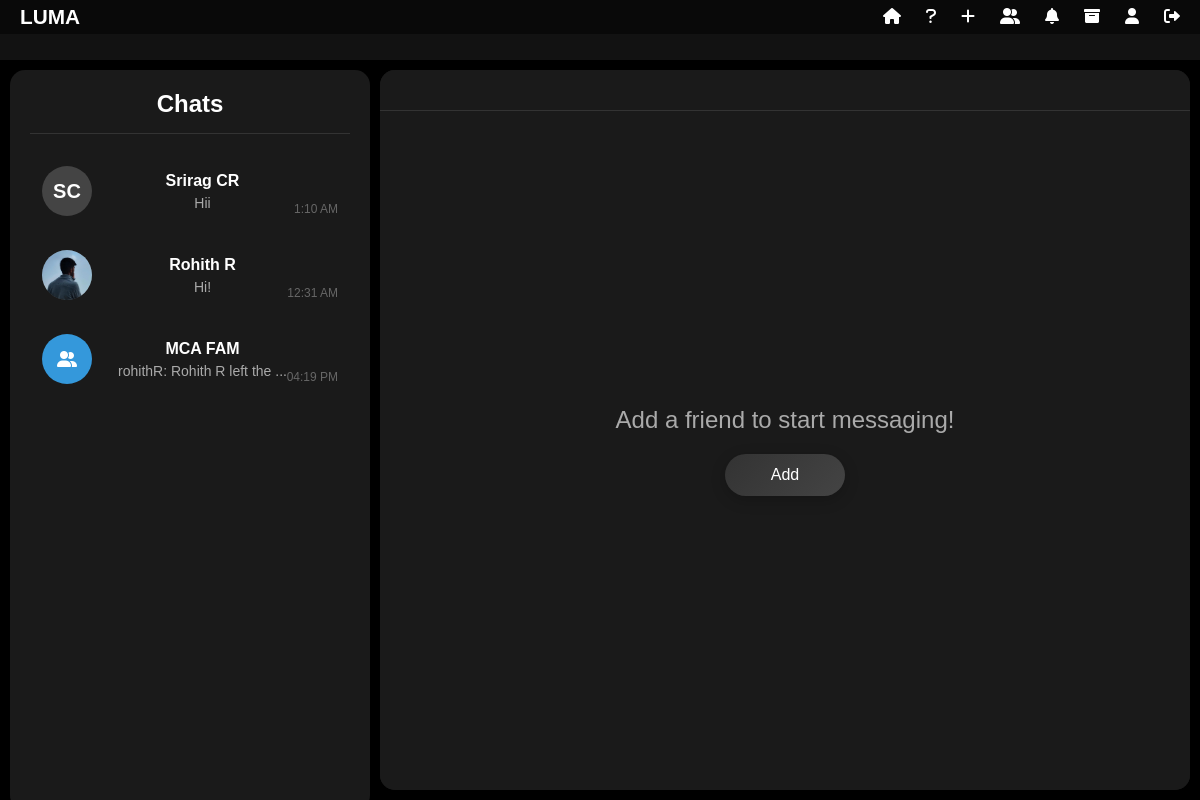
/chats/ (signed in), run on an earlier commit of the app's database.
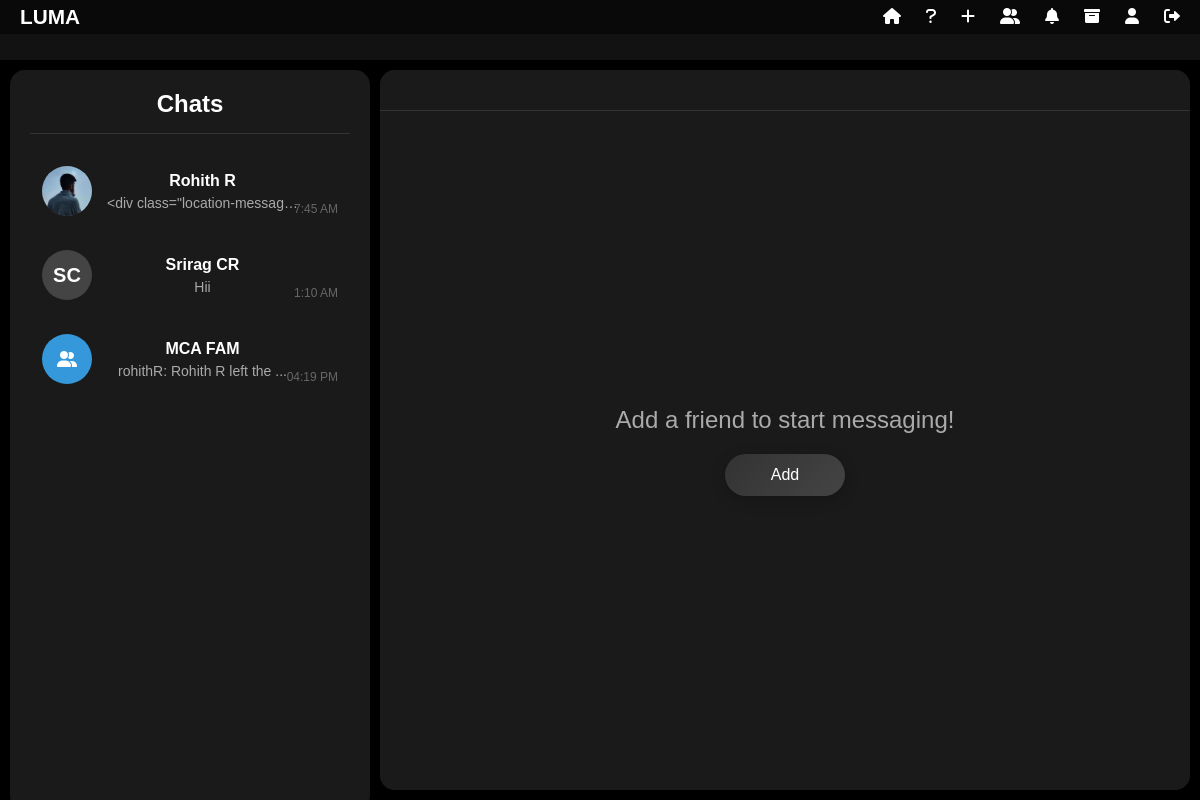
And on a later commit of the database.
### chat/models.py (models this page shows, shortened)
class Chat(models.Model):
    sender = models.ForeignKey(User, related_name='sender_chats', on_delete=models.CASCADE)
    recipient = models.ForeignKey(User, related_name='recipient_chats', on_delete=models.CASCADE)
    created_at = models.DateTimeField(auto_now_add=True)
    updated_at = models.DateTimeField(auto_now=True)
    archived_by = models.ManyToManyField(User, related_name='archived_chats', blank=True)
    class Meta:
        db_table = 'chat_chat'

class User(AbstractBaseUser):
    first_name = models.CharField(max_length=30)
    last_name = models.CharField(max_length=30)
    username = models.CharField(max_length=30, unique=True)
    email = models.EmailField(unique=True)
    profile_picture = models.ImageField(upload_to='profile_pics', blank=True, null=True)  # Removed trailing slash
    created_at = models.DateTimeField(auto_now_add=True)
    is_active = models.BooleanField(default=True)
    is_admin = models.BooleanField(default=False)
    is_banned = models.BooleanField(default=False)
    ban_expiry = models.DateTimeField(null=True, blank=True)
    ban_reason = models.TextField(blank=True, null=True)
    objects = UserManager()
    USERNAME_FIELD = 'username'
    REQUIRED_FIELDS = ['email', 'first_name', 'last_name']
    class Meta:
        db_table = 'chat_user'
    def is_currently_banned(self):
        if not self.is_banned:
            return False
        if self.ban_expiry and timezone.now() > self.ban_expiry:
            self.unban_user()
            return False
        return True

class Message(models.Model):
    chat = models.ForeignKey(Chat, related_name='messages', on_delete=models.CASCADE)
    sender = models.ForeignKey(User, on_delete=models.CASCADE)
    content = models.TextField()
    sent_at = models.DateTimeField(auto_now_add=True)
    read_by = models.ManyToManyField(User, related_name='read_messages', blank=True)
    deleted_for = models.ManyToManyField(User, related_name='deleted_messages', blank=True)
    deleted_for_everyone = models.BooleanField(default=False)
    attachment = models.FileField(upload_to='chat_attachments', null=True, blank=True)  # Removed trailing slash
    attachment_type = models.CharField(max_length=50, null=True, blank=True)
    attachment_name = models.CharField(max_length=255, null=True, blank=True)
    class Meta:
        db_table = 'chat_message'
        ordering = ['sent_at']

### chat/views.py (the view)
# urls.py: path('chats/', views.chat_list, name='chat_list'),
@login_required
def chat_list(request):
    print(f"Current user: {request.user.username}")
    print(f"User ID: {request.user.id}")
    chats = Chat.objects.filter(
        Q(sender=request.user) | Q(recipient=request.user)
    ).exclude(
        Q(sender__in=BlockedUser.objects.filter(blocked=request.user).values('blocker')) |
        Q(recipient__in=BlockedUser.objects.filter(blocked=request.user).values('blocker'))
    ).exclude(
        archived_by=request.user
    ).order_by('-updated_at')
    for chat in chats:
        other_user = chat.recipient if chat.sender == request.user else chat.sender
        unread_count = Message.objects.filter(
            chat=chat,
            sender=other_user,
            deleted_for_everyone=False  # Exclude messages deleted for everyone
        ).exclude(read_by=request.user).count()
        chat.unread_count = unread_count
        last_message = chat.messages.filter(
            deleted_for_everyone=False
        ).order_by('-sent_at').first()
        if last_message:
            chat.last_message = last_message.content
        else:
            chat.last_message = "No messages yet"
        chat.sender_profile_pic = chat.sender.profile_picture.url if chat.sender.profile_picture else None
        chat.recipient_profile_pic = chat.recipient.profile_picture.url if chat.recipient.profile_picture else None
    print(f"Number of chats found: {chats.count()}")
    all_chats = Chat.objects.all()
    print(f"Total chats in database: {all_chats.count()}")
    for chat in all_chats:
        print(f"Chat ID: {chat.id}")
        print(f"Sender: {chat.sender.username} (ID: {chat.sender.id})")
        print(f"Recipient: {chat.recipient.username} (ID: {chat.recipient.id})")
        print("---")
    print("\nUser's chats:")
    for chat in chats:
        print(f"Chat ID: {chat.id}")
        print(f"Sender: {chat.sender.username}")
        print(f"Recipient: {chat.recipient.username}")
        print(f"Latest message: {chat.last_message}")
        print("---")
    return render(request, 'chat.html', {
        'chats': chats,
        'active_chat': None,
        'current_user': request.user
    })

### templates/chat.html (shortened to what the changed rows need)
{% extends "base.html" %} {% load tz %} {% load chat_filters %} {% block content %}
<link
  href="https://cdnjs.cloudflare.com/ajax/libs/font-awesome/6.0.0/css/all.min.css"
  rel="stylesheet"
/>
<div class="chat-container">
  <div class="chat-list-panel">
    <div class="chat-list">
      {% if chats %}
        {% for chat in chats %}
        <div
          class="chat-item {% if active_chat and chat.id == active_chat.id %} active {% endif %}{% if chat.unread_count > 0 %} has-unread {% endif %}"
          data-chat-url="{% url 'chat_detail' chat.id %}"
          data-chat-id="{{ chat.id }}"
          onclick="loadChat(this, event)">
          <div class="chat-item-pfp">
            {% if chat.sender == request.user %}
              {% if chat.recipient_profile_pic %}
                <img
                  src="{{ chat.recipient_profile_pic }}"
                  alt="Profile Picture"
                  class="pfp-image"
                  onerror="this.style.display='none'; this.nextElementSibling.style.display='flex';"
                />
                <div class="pfp-initials" style="display: none;">
                  {{ chat.recipient.first_name|slice:":1" }}{{ chat.recipient.last_name|slice:":1" }}
                </div>
              {% else %}
                <div class="pfp-initials">
                  {{ chat.recipient.first_name|slice:":1" }}{{ chat.recipient.last_name|slice:":1" }}
                </div>
              {% endif %}
            {% else %}
              {% if chat.sender_profile_pic %}
                <img
                  src="{{ chat.sender_profile_pic }}"
                  alt="Profile Picture"
                  class="pfp-image"
                  onerror="this.style.display='none'; this.nextElementSibling.style.display='flex';"
                />
              {% else %}
                <div class="pfp-initials">
                  {{ chat.sender.first_name|slice:":1" }}{{ chat.sender.last_name|slice:":1" }}
                </div>
              {% endif %}
            {% endif %}
          </div>
          <div class="chat-item-details">
            <div class="chat-item-name"
                 data-first-name="{% if chat.sender == request.user %}{{ chat.recipient.first_name }}{% else %}{{ chat.sender.first_name }}{% endif %}"
                 data-last-name="{% if chat.sender == request.user %}{{ chat.recipient.last_name }}{% else %}{{ chat.sender.last_name }}{% endif %}">
              {% if chat.sender == request.user %}
                {{ chat.recipient.first_name }} {{ chat.recipient.last_name }}
              {% else %}
                {{ chat.sender.first_name }} {{ chat.sender.last_name }}
              {% endif %}
            </div>
            <div class="chat-item-preview">
              {{ chat.last_message|truncatewords:10 }}
            </div>
          </div>
          <div class="chat-item-time">
            {{ chat.updated_at|localtime|date:"g:i A" }}
          </div>
        </div>
        {% endfor %}
      {% else %}
        <div style="text-align: center; color: #666; padding: 20px;">
          No chats yet. Add a friend to start chatting!
        </div>
      {% endif %}
    </div>
  </div>
  {% endblock %}

What changed in the data, as far as the page shows it:
changed Chat "Rohith": last_message "Hi!" → "<div class=\"location-messag…"; updated_at "12:31 AM" → "7:45 AM"; moves up the list
